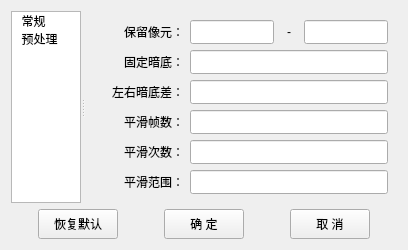
<?xml version="1.0" encoding="UTF-8"?>
<ui version="4.0">
 <class>HSpecSettingDialog</class>
 <widget class="QDialog" name="HSpecSettingDialog">
  <property name="geometry">
   <rect>
    <x>0</x>
    <y>0</y>
    <width>408</width>
    <height>248</height>
   </rect>
  </property>
  <layout class="QGridLayout" name="gridLayout" rowstretch="1,0">
   <item row="0" column="0">
    <widget class="QSplitter" name="splitter">
     <property name="orientation">
      <enum>Qt::Horizontal</enum>
     </property>
     <property name="opaqueResize">
      <bool>true</bool>
     </property>
     <widget class="QListWidget" name="listWidget">
      <item>
       <property name="text">
        <string>  常规</string>
       </property>
      </item>
      <item>
       <property name="text">
        <string>  预处理</string>
       </property>
      </item>
     </widget>
     <widget class="QStackedWidget" name="stackedWidget">
      <property name="currentIndex">
       <number>1</number>
      </property>
      <widget class="QWidget" name="page_1">
       <layout class="QGridLayout" name="gridLayout_3">
        <item row="3" column="4">
         <widget class="QLabel" name="label_1303">
          <property name="minimumSize">
           <size>
            <width>18</width>
            <height>24</height>
           </size>
          </property>
          <property name="text">
           <string>&lt;font color=#000000&gt;ms&lt;/font&gt;</string>
          </property>
         </widget>
        </item>
        <item row="3" column="1" colspan="3">
         <widget class="QLineEdit" name="lineEdit_1007">
          <property name="minimumSize">
           <size>
            <width>0</width>
            <height>24</height>
           </size>
          </property>
          <property name="alignment">
           <set>Qt::AlignCenter</set>
          </property>
         </widget>
        </item>
        <item row="3" column="0">
         <widget class="QLabel" name="label_1004">
          <property name="sizePolicy">
           <sizepolicy hsizetype="Preferred" vsizetype="Preferred">
            <horstretch>0</horstretch>
            <verstretch>0</verstretch>
           </sizepolicy>
          </property>
          <property name="minimumSize">
           <size>
            <width>90</width>
            <height>24</height>
           </size>
          </property>
          <property name="text">
           <string>采样延时：</string>
          </property>
          <property name="scaledContents">
           <bool>false</bool>
          </property>
          <property name="alignment">
           <set>Qt::AlignRight|Qt::AlignTrailing|Qt::AlignVCenter</set>
          </property>
          <property name="buddy">
           <cstring>lineEdit_1007</cstring>
          </property>
         </widget>
        </item>
        <item row="2" column="3">
         <widget class="QLineEdit" name="lineEdit_1006">
          <property name="minimumSize">
           <size>
            <width>72</width>
            <height>24</height>
           </size>
          </property>
          <property name="alignment">
           <set>Qt::AlignCenter</set>
          </property>
         </widget>
        </item>
        <item row="2" column="2">
         <widget class="QLabel" name="label_1403">
          <property name="minimumSize">
           <size>
            <width>18</width>
            <height>24</height>
           </size>
          </property>
          <property name="text">
           <string>-</string>
          </property>
          <property name="alignment">
           <set>Qt::AlignCenter</set>
          </property>
          <property name="buddy">
           <cstring>lineEdit_1006</cstring>
          </property>
         </widget>
        </item>
        <item row="2" column="1">
         <widget class="QLineEdit" name="lineEdit_1005">
          <property name="minimumSize">
           <size>
            <width>72</width>
            <height>24</height>
           </size>
          </property>
          <property name="alignment">
           <set>Qt::AlignCenter</set>
          </property>
         </widget>
        </item>
        <item row="2" column="0">
         <widget class="QLabel" name="label_1003">
          <property name="sizePolicy">
           <sizepolicy hsizetype="Preferred" vsizetype="Preferred">
            <horstretch>0</horstretch>
            <verstretch>0</verstretch>
           </sizepolicy>
          </property>
          <property name="minimumSize">
           <size>
            <width>90</width>
            <height>24</height>
           </size>
          </property>
          <property name="text">
           <string>采样范围：</string>
          </property>
          <property name="scaledContents">
           <bool>false</bool>
          </property>
          <property name="alignment">
           <set>Qt::AlignRight|Qt::AlignTrailing|Qt::AlignVCenter</set>
          </property>
          <property name="buddy">
           <cstring>lineEdit_1005</cstring>
          </property>
         </widget>
        </item>
        <item row="1" column="3">
         <widget class="QLineEdit" name="lineEdit_1004">
          <property name="minimumSize">
           <size>
            <width>72</width>
            <height>24</height>
           </size>
          </property>
          <property name="alignment">
           <set>Qt::AlignCenter</set>
          </property>
         </widget>
        </item>
        <item row="1" column="2">
         <widget class="QLabel" name="label_1402">
          <property name="minimumSize">
           <size>
            <width>18</width>
            <height>24</height>
           </size>
          </property>
          <property name="text">
           <string>-</string>
          </property>
          <property name="alignment">
           <set>Qt::AlignCenter</set>
          </property>
          <property name="buddy">
           <cstring>lineEdit_1004</cstring>
          </property>
         </widget>
        </item>
        <item row="1" column="1">
         <widget class="QLineEdit" name="lineEdit_1003">
          <property name="minimumSize">
           <size>
            <width>72</width>
            <height>24</height>
           </size>
          </property>
          <property name="alignment">
           <set>Qt::AlignCenter</set>
          </property>
         </widget>
        </item>
        <item row="1" column="0">
         <widget class="QLabel" name="label_1002">
          <property name="sizePolicy">
           <sizepolicy hsizetype="Preferred" vsizetype="Preferred">
            <horstretch>0</horstretch>
            <verstretch>0</verstretch>
           </sizepolicy>
          </property>
          <property name="minimumSize">
           <size>
            <width>90</width>
            <height>24</height>
           </size>
          </property>
          <property name="text">
           <string>波长范围：</string>
          </property>
          <property name="scaledContents">
           <bool>false</bool>
          </property>
          <property name="alignment">
           <set>Qt::AlignRight|Qt::AlignTrailing|Qt::AlignVCenter</set>
          </property>
          <property name="buddy">
           <cstring>lineEdit_1003</cstring>
          </property>
         </widget>
        </item>
        <item row="0" column="4">
         <widget class="QLabel" name="label_1301">
          <property name="minimumSize">
           <size>
            <width>18</width>
            <height>24</height>
           </size>
          </property>
          <property name="text">
           <string>&lt;font color=#000000&gt;ms&lt;/font&gt;</string>
          </property>
         </widget>
        </item>
        <item row="0" column="3">
         <widget class="QLineEdit" name="lineEdit_1002">
          <property name="minimumSize">
           <size>
            <width>72</width>
            <height>24</height>
           </size>
          </property>
          <property name="alignment">
           <set>Qt::AlignCenter</set>
          </property>
         </widget>
        </item>
        <item row="0" column="2">
         <widget class="QLabel" name="label_1401">
          <property name="minimumSize">
           <size>
            <width>18</width>
            <height>24</height>
           </size>
          </property>
          <property name="text">
           <string>-</string>
          </property>
          <property name="alignment">
           <set>Qt::AlignCenter</set>
          </property>
          <property name="buddy">
           <cstring>lineEdit_1002</cstring>
          </property>
         </widget>
        </item>
        <item row="0" column="1">
         <widget class="QLineEdit" name="lineEdit_1001">
          <property name="minimumSize">
           <size>
            <width>72</width>
            <height>24</height>
           </size>
          </property>
          <property name="alignment">
           <set>Qt::AlignCenter</set>
          </property>
         </widget>
        </item>
        <item row="4" column="0">
         <widget class="QLabel" name="label_1005">
          <property name="sizePolicy">
           <sizepolicy hsizetype="Preferred" vsizetype="Preferred">
            <horstretch>0</horstretch>
            <verstretch>0</verstretch>
           </sizepolicy>
          </property>
          <property name="minimumSize">
           <size>
            <width>90</width>
            <height>24</height>
           </size>
          </property>
          <property name="text">
           <string>平均次数：</string>
          </property>
          <property name="scaledContents">
           <bool>false</bool>
          </property>
          <property name="alignment">
           <set>Qt::AlignRight|Qt::AlignTrailing|Qt::AlignVCenter</set>
          </property>
          <property name="buddy">
           <cstring>lineEdit_1008</cstring>
          </property>
         </widget>
        </item>
        <item row="0" column="0">
         <widget class="QLabel" name="label_1001">
          <property name="sizePolicy">
           <sizepolicy hsizetype="Preferred" vsizetype="Preferred">
            <horstretch>0</horstretch>
            <verstretch>0</verstretch>
           </sizepolicy>
          </property>
          <property name="minimumSize">
           <size>
            <width>90</width>
            <height>24</height>
           </size>
          </property>
          <property name="text">
           <string>积分时间范围：</string>
          </property>
          <property name="alignment">
           <set>Qt::AlignRight|Qt::AlignTrailing|Qt::AlignVCenter</set>
          </property>
          <property name="buddy">
           <cstring>lineEdit_1001</cstring>
          </property>
         </widget>
        </item>
        <item row="4" column="1" colspan="3">
         <widget class="QLineEdit" name="lineEdit_1008">
          <property name="minimumSize">
           <size>
            <width>0</width>
            <height>24</height>
           </size>
          </property>
          <property name="alignment">
           <set>Qt::AlignCenter</set>
          </property>
         </widget>
        </item>
        <item row="5" column="1" colspan="3">
         <widget class="QLineEdit" name="lineEdit_1009">
          <property name="minimumSize">
           <size>
            <width>0</width>
            <height>24</height>
           </size>
          </property>
          <property name="alignment">
           <set>Qt::AlignCenter</set>
          </property>
         </widget>
        </item>
        <item row="5" column="4">
         <widget class="QLabel" name="label_1304">
          <property name="minimumSize">
           <size>
            <width>18</width>
            <height>24</height>
           </size>
          </property>
          <property name="text">
           <string>&lt;font color=#000000&gt;K&lt;/font&gt;</string>
          </property>
         </widget>
        </item>
        <item row="5" column="0">
         <widget class="QLabel" name="label_1006">
          <property name="sizePolicy">
           <sizepolicy hsizetype="Preferred" vsizetype="Preferred">
            <horstretch>0</horstretch>
            <verstretch>0</verstretch>
           </sizepolicy>
          </property>
          <property name="minimumSize">
           <size>
            <width>90</width>
            <height>24</height>
           </size>
          </property>
          <property name="text">
           <string>标准色温：</string>
          </property>
          <property name="scaledContents">
           <bool>false</bool>
          </property>
          <property name="alignment">
           <set>Qt::AlignRight|Qt::AlignTrailing|Qt::AlignVCenter</set>
          </property>
          <property name="buddy">
           <cstring>lineEdit_1009</cstring>
          </property>
         </widget>
        </item>
        <item row="1" column="4">
         <widget class="QLabel" name="label_1302">
          <property name="minimumSize">
           <size>
            <width>18</width>
            <height>24</height>
           </size>
          </property>
          <property name="text">
           <string>&lt;font color=#000000&gt;nm&lt;/font&gt;</string>
          </property>
         </widget>
        </item>
       </layout>
      </widget>
      <widget class="QWidget" name="page_2">
       <layout class="QGridLayout" name="gridLayout_2">
        <item row="2" column="1" colspan="3">
         <widget class="QLineEdit" name="lineEdit_2004">
          <property name="minimumSize">
           <size>
            <width>0</width>
            <height>24</height>
           </size>
          </property>
          <property name="alignment">
           <set>Qt::AlignCenter</set>
          </property>
         </widget>
        </item>
        <item row="0" column="3">
         <widget class="QLineEdit" name="lineEdit_2002">
          <property name="minimumSize">
           <size>
            <width>72</width>
            <height>24</height>
           </size>
          </property>
          <property name="alignment">
           <set>Qt::AlignCenter</set>
          </property>
         </widget>
        </item>
        <item row="4" column="0">
         <widget class="QLabel" name="label_2005">
          <property name="minimumSize">
           <size>
            <width>90</width>
            <height>24</height>
           </size>
          </property>
          <property name="text">
           <string>平滑次数：</string>
          </property>
          <property name="scaledContents">
           <bool>false</bool>
          </property>
          <property name="alignment">
           <set>Qt::AlignRight|Qt::AlignTrailing|Qt::AlignVCenter</set>
          </property>
          <property name="buddy">
           <cstring>lineEdit_2006</cstring>
          </property>
         </widget>
        </item>
        <item row="2" column="0">
         <widget class="QLabel" name="label_2003">
          <property name="minimumSize">
           <size>
            <width>90</width>
            <height>24</height>
           </size>
          </property>
          <property name="text">
           <string>左右暗底差：</string>
          </property>
          <property name="scaledContents">
           <bool>false</bool>
          </property>
          <property name="alignment">
           <set>Qt::AlignRight|Qt::AlignTrailing|Qt::AlignVCenter</set>
          </property>
          <property name="buddy">
           <cstring>lineEdit_2004</cstring>
          </property>
         </widget>
        </item>
        <item row="4" column="1" colspan="3">
         <widget class="QLineEdit" name="lineEdit_2006">
          <property name="minimumSize">
           <size>
            <width>0</width>
            <height>24</height>
           </size>
          </property>
          <property name="alignment">
           <set>Qt::AlignCenter</set>
          </property>
         </widget>
        </item>
        <item row="3" column="1" colspan="3">
         <widget class="QLineEdit" name="lineEdit_2005">
          <property name="minimumSize">
           <size>
            <width>0</width>
            <height>24</height>
           </size>
          </property>
          <property name="alignment">
           <set>Qt::AlignCenter</set>
          </property>
         </widget>
        </item>
        <item row="1" column="1" colspan="3">
         <widget class="QLineEdit" name="lineEdit_2003">
          <property name="minimumSize">
           <size>
            <width>0</width>
            <height>24</height>
           </size>
          </property>
          <property name="alignment">
           <set>Qt::AlignCenter</set>
          </property>
         </widget>
        </item>
        <item row="0" column="0">
         <widget class="QLabel" name="label_2001">
          <property name="minimumSize">
           <size>
            <width>90</width>
            <height>24</height>
           </size>
          </property>
          <property name="text">
           <string>保留像元：</string>
          </property>
          <property name="scaledContents">
           <bool>false</bool>
          </property>
          <property name="alignment">
           <set>Qt::AlignRight|Qt::AlignTrailing|Qt::AlignVCenter</set>
          </property>
          <property name="buddy">
           <cstring>lineEdit_2001</cstring>
          </property>
         </widget>
        </item>
        <item row="3" column="0">
         <widget class="QLabel" name="label_2004">
          <property name="minimumSize">
           <size>
            <width>90</width>
            <height>24</height>
           </size>
          </property>
          <property name="text">
           <string>平滑帧数：</string>
          </property>
          <property name="scaledContents">
           <bool>false</bool>
          </property>
          <property name="alignment">
           <set>Qt::AlignRight|Qt::AlignTrailing|Qt::AlignVCenter</set>
          </property>
          <property name="buddy">
           <cstring>lineEdit_2005</cstring>
          </property>
         </widget>
        </item>
        <item row="5" column="1" colspan="3">
         <widget class="QLineEdit" name="lineEdit_2007">
          <property name="minimumSize">
           <size>
            <width>0</width>
            <height>24</height>
           </size>
          </property>
          <property name="alignment">
           <set>Qt::AlignCenter</set>
          </property>
         </widget>
        </item>
        <item row="0" column="1">
         <widget class="QLineEdit" name="lineEdit_2001">
          <property name="minimumSize">
           <size>
            <width>72</width>
            <height>24</height>
           </size>
          </property>
          <property name="alignment">
           <set>Qt::AlignCenter</set>
          </property>
         </widget>
        </item>
        <item row="1" column="0">
         <widget class="QLabel" name="label_2002">
          <property name="minimumSize">
           <size>
            <width>90</width>
            <height>24</height>
           </size>
          </property>
          <property name="text">
           <string>固定暗底：</string>
          </property>
          <property name="scaledContents">
           <bool>false</bool>
          </property>
          <property name="alignment">
           <set>Qt::AlignRight|Qt::AlignTrailing|Qt::AlignVCenter</set>
          </property>
          <property name="buddy">
           <cstring>lineEdit_2003</cstring>
          </property>
         </widget>
        </item>
        <item row="0" column="2">
         <widget class="QLabel" name="label_2101">
          <property name="minimumSize">
           <size>
            <width>18</width>
            <height>24</height>
           </size>
          </property>
          <property name="text">
           <string>-</string>
          </property>
          <property name="alignment">
           <set>Qt::AlignCenter</set>
          </property>
          <property name="buddy">
           <cstring>lineEdit_2002</cstring>
          </property>
         </widget>
        </item>
        <item row="5" column="0">
         <widget class="QLabel" name="label_2006">
          <property name="minimumSize">
           <size>
            <width>90</width>
            <height>24</height>
           </size>
          </property>
          <property name="text">
           <string>平滑范围：</string>
          </property>
          <property name="scaledContents">
           <bool>false</bool>
          </property>
          <property name="alignment">
           <set>Qt::AlignRight|Qt::AlignTrailing|Qt::AlignVCenter</set>
          </property>
          <property name="buddy">
           <cstring>lineEdit_2007</cstring>
          </property>
         </widget>
        </item>
       </layout>
      </widget>
     </widget>
    </widget>
   </item>
   <item row="1" column="0">
    <layout class="QHBoxLayout" name="horizontalLayout">
     <item>
      <spacer name="horizontalSpacer_1">
       <property name="orientation">
        <enum>Qt::Horizontal</enum>
       </property>
       <property name="sizeHint" stdset="0">
        <size>
         <width>20</width>
         <height>20</height>
        </size>
       </property>
      </spacer>
     </item>
     <item>
      <widget class="QPushButton" name="pushButton_1">
       <property name="minimumSize">
        <size>
         <width>0</width>
         <height>30</height>
        </size>
       </property>
       <property name="text">
        <string>恢复默认</string>
       </property>
       <property name="autoDefault">
        <bool>false</bool>
       </property>
      </widget>
     </item>
     <item>
      <spacer name="horizontalSpacer_2">
       <property name="orientation">
        <enum>Qt::Horizontal</enum>
       </property>
       <property name="sizeHint" stdset="0">
        <size>
         <width>40</width>
         <height>20</height>
        </size>
       </property>
      </spacer>
     </item>
     <item>
      <widget class="QPushButton" name="pushButton_2">
       <property name="minimumSize">
        <size>
         <width>0</width>
         <height>30</height>
        </size>
       </property>
       <property name="text">
        <string>确 定</string>
       </property>
       <property name="autoDefault">
        <bool>false</bool>
       </property>
      </widget>
     </item>
     <item>
      <spacer name="horizontalSpacer_3">
       <property name="orientation">
        <enum>Qt::Horizontal</enum>
       </property>
       <property name="sizeHint" stdset="0">
        <size>
         <width>40</width>
         <height>20</height>
        </size>
       </property>
      </spacer>
     </item>
     <item>
      <widget class="QPushButton" name="pushButton_3">
       <property name="minimumSize">
        <size>
         <width>0</width>
         <height>30</height>
        </size>
       </property>
       <property name="text">
        <string>取 消</string>
       </property>
       <property name="autoDefault">
        <bool>false</bool>
       </property>
      </widget>
     </item>
     <item>
      <spacer name="horizontalSpacer_9">
       <property name="orientation">
        <enum>Qt::Horizontal</enum>
       </property>
       <property name="sizeHint" stdset="0">
        <size>
         <width>20</width>
         <height>20</height>
        </size>
       </property>
      </spacer>
     </item>
    </layout>
   </item>
  </layout>
 </widget>
 <tabstops>
  <tabstop>listWidget</tabstop>
  <tabstop>lineEdit_1001</tabstop>
  <tabstop>lineEdit_1002</tabstop>
  <tabstop>lineEdit_1003</tabstop>
  <tabstop>lineEdit_1004</tabstop>
  <tabstop>lineEdit_1005</tabstop>
  <tabstop>lineEdit_1006</tabstop>
  <tabstop>lineEdit_1007</tabstop>
  <tabstop>lineEdit_1008</tabstop>
  <tabstop>lineEdit_1009</tabstop>
  <tabstop>lineEdit_2001</tabstop>
  <tabstop>lineEdit_2002</tabstop>
  <tabstop>lineEdit_2003</tabstop>
  <tabstop>lineEdit_2004</tabstop>
  <tabstop>lineEdit_2005</tabstop>
  <tabstop>lineEdit_2006</tabstop>
  <tabstop>lineEdit_2007</tabstop>
  <tabstop>pushButton_1</tabstop>
  <tabstop>pushButton_2</tabstop>
  <tabstop>pushButton_3</tabstop>
 </tabstops>
 <resources/>
 <connections>
  <connection>
   <sender>pushButton_2</sender>
   <signal>clicked()</signal>
   <receiver>HSpecSettingDialog</receiver>
   <slot>accept()</slot>
   <hints>
    <hint type="sourcelabel">
     <x>232</x>
     <y>380</y>
    </hint>
    <hint type="destinationlabel">
     <x>319</x>
     <y>187</y>
    </hint>
   </hints>
  </connection>
  <connection>
   <sender>pushButton_3</sender>
   <signal>clicked()</signal>
   <receiver>HSpecSettingDialog</receiver>
   <slot>reject()</slot>
   <hints>
    <hint type="sourcelabel">
     <x>367</x>
     <y>380</y>
    </hint>
    <hint type="destinationlabel">
     <x>319</x>
     <y>187</y>
    </hint>
   </hints>
  </connection>
  <connection>
   <sender>listWidget</sender>
   <signal>currentRowChanged(int)</signal>
   <receiver>stackedWidget</receiver>
   <slot>setCurrentIndex(int)</slot>
   <hints>
    <hint type="sourcelabel">
     <x>75</x>
     <y>99</y>
    </hint>
    <hint type="destinationlabel">
     <x>136</x>
     <y>23</y>
    </hint>
   </hints>
  </connection>
 </connections>
</ui>
